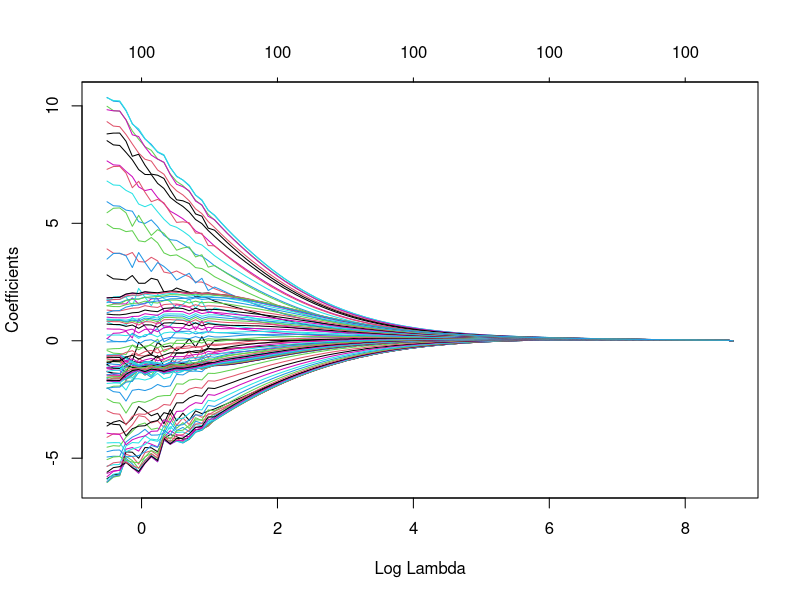
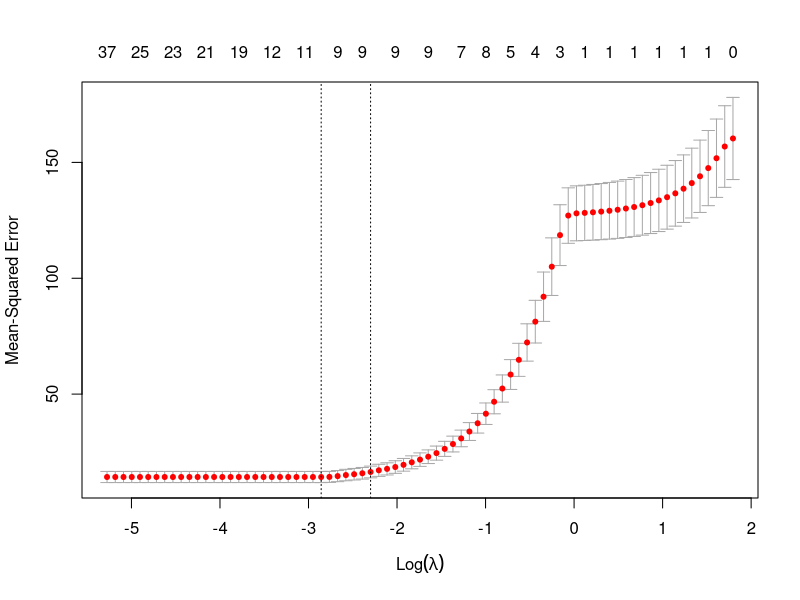
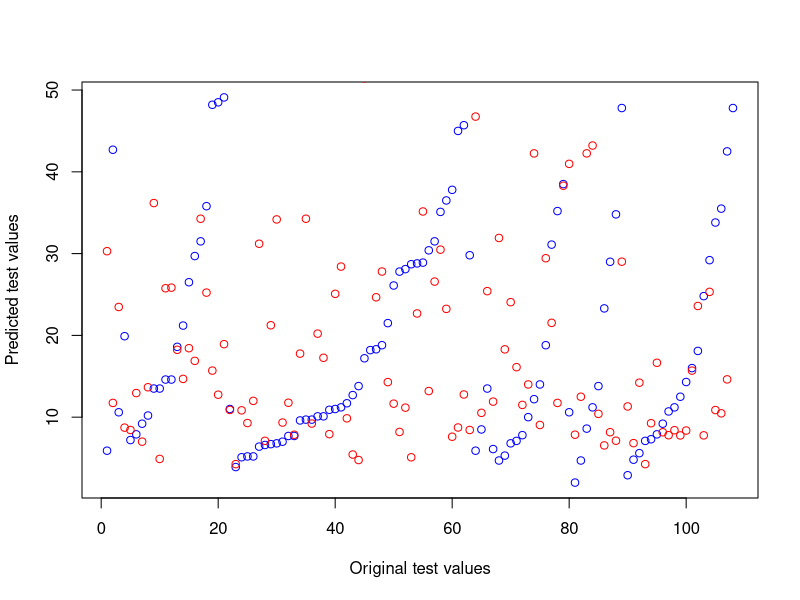

Source code (R) for these figures, in order:
## Question 1

data <- read.csv("tecator.csv", header = TRUE)
# Select only channels and Fat from original data
data_subset <- data[, 2:102]

set.seed(12345)

# Split data into training and test set
n <- dim(data_subset)[1]
id <- sample(1:n, floor(n*0.5))
train_data <- data_subset[id,]
test_data <- data_subset[-id,]


# Fit linear regression model on training data
lmFat = lm(Fat~., data = train_data)
summary(lmFat)

# Evaluate the model on training data
train_pred <- predict(lmFat, train_data)
train_MSE <- mean((train_pred - train_data$Fat)^2)
train_MSE

# Evaluate the model on test data
test_pred <- predict(lmFat, test_data)
test_MSE <- mean((test_pred - test_data$Fat)^2)
test_MSE

## Question 3

library(glmnet)
library(caret)

# Pick out features and response variables
features <- as.matrix(train_data[, 1:100])
response <- train_data$Fat

# Fit lasso regression model
lasso_m <- glmnet(features, response, alpha=1)
summary(lasso_m)
coef(lasso_m)


## Question 4

# Fit ridge regression model
ridge_m <- glmnet(features, response, alpha=0)
plot(ridge_m, xvar="lambda")

## Question 5

# Fit cross-validated lasso regression model
cv_lasso_m <- cv.glmnet(features, response, alpha=1)
plot(cv_lasso_m)

# Pick out optimal lambda
optimal_lambda <- cv_lasso_m$lambda.min
coef_optimal <- coef(cv_lasso_m, s=optimal_lambda)
num_variables <- sum(coef_optimal != 0)
cat("Num of variables used in model with optimal lambda: ", num_variables)

# Train lasso regression model with optimal lambda
optimal_m <- glmnet(features, response, alpha=1, lambda=optimal_lambda)
coef(optimal_m)
optimal_pred <- predict(optimal_m, s=optimal_lambda, newx=features)

plot(test_data$Fat, ylab="Predicted test values", 
     xlab="Original test values", col="blue")
points(optimal_pred, col="red")

